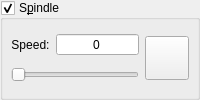
            <widget class="GroupBox" name="grpSpindle">
             <property name="enabled">
              <bool>true</bool>
             </property>
             <property name="title">
              <string>S&amp;pindle</string>
             </property>
             <property name="checkable">
              <bool>true</bool>
             </property>
             <property name="overrided" stdset="0">
              <bool>false</bool>
             </property>
             <layout class="QHBoxLayout" name="horizontalLayout_2">
              <property name="leftMargin">
               <number>8</number>
              </property>
              <property name="topMargin">
               <number>8</number>
              </property>
              <property name="rightMargin">
               <number>8</number>
              </property>
              <property name="bottomMargin">
               <number>8</number>
              </property>
              <item>
               <widget class="QWidget" name="widgetSpindle" native="true">
                <layout class="QHBoxLayout" name="horizontalLayout_16">
                 <property name="leftMargin">
                  <number>0</number>
                 </property>
                 <property name="topMargin">
                  <number>0</number>
                 </property>
                 <property name="rightMargin">
                  <number>0</number>
                 </property>
                 <property name="bottomMargin">
                  <number>0</number>
                 </property>
                 <item>
                  <layout class="QVBoxLayout" name="verticalLayout_12">
                   <item>
                    <layout class="QHBoxLayout" name="horizontalLayout_4" stretch="0,1">
                     <item>
                      <widget class="QLabel" name="lblSpindleSpeed">
                       <property name="text">
                        <string>Speed:</string>
                       </property>
                       <property name="alignment">
                        <set>Qt::AlignCenter</set>
                       </property>
                      </widget>
                     </item>
                     <item>
                      <widget class="QSpinBox" name="txtSpindleSpeed">
                       <property name="alignment">
                        <set>Qt::AlignCenter</set>
                       </property>
                       <property name="buttonSymbols">
                        <enum>QAbstractSpinBox::NoButtons</enum>
                       </property>
                       <property name="maximum">
                        <number>20000</number>
                       </property>
                       <property name="value">
                        <number>0</number>
                       </property>
                      </widget>
                     </item>
                    </layout>
                   </item>
                   <item>
                    <widget class="QSlider" name="sliSpindleSpeed">
                     <property name="minimum">
                      <number>1</number>
                     </property>
                     <property name="maximum">
                      <number>200</number>
                     </property>
                     <property name="orientation">
                      <enum>Qt::Horizontal</enum>
                     </property>
                    </widget>
                   </item>
                  </layout>
                 </item>
                 <item>
                  <widget class="StyledToolButton" name="cmdSpindle">
                   <property name="enabled">
                    <bool>true</bool>
                   </property>
                   <property name="sizePolicy">
                    <sizepolicy hsizetype="Fixed" vsizetype="Fixed">
                     <horstretch>0</horstretch>
                     <verstretch>0</verstretch>
                    </sizepolicy>
                   </property>
                   <property name="minimumSize">
                    <size>
                     <width>44</width>
                     <height>44</height>
                    </size>
                   </property>
                   <property name="toolTip">
                    <string>Spindle on/off</string>
                   </property>
                   <property name="icon">
                    <iconset resource="../../images.qrc">
                     <normaloff>:/images/cutter.png</normaloff>:/images/cutter.png</iconset>
                   </property>
                   <property name="iconSize">
                    <size>
                     <width>28</width>
                     <height>28</height>
                    </size>
                   </property>
                   <property name="checkable">
                    <bool>true</bool>
                   </property>
                  </widget>
                 </item>
                </layout>
               </widget>
              </item>
             </layout>
            </widget>
